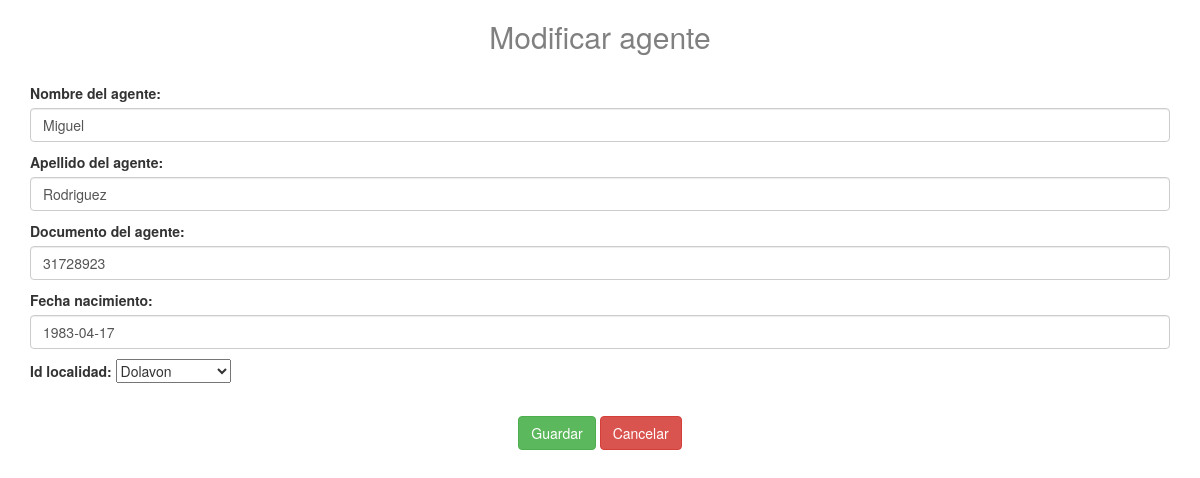
/pasajes/modificacionAgente/5/, run on an earlier commit of the app's database.
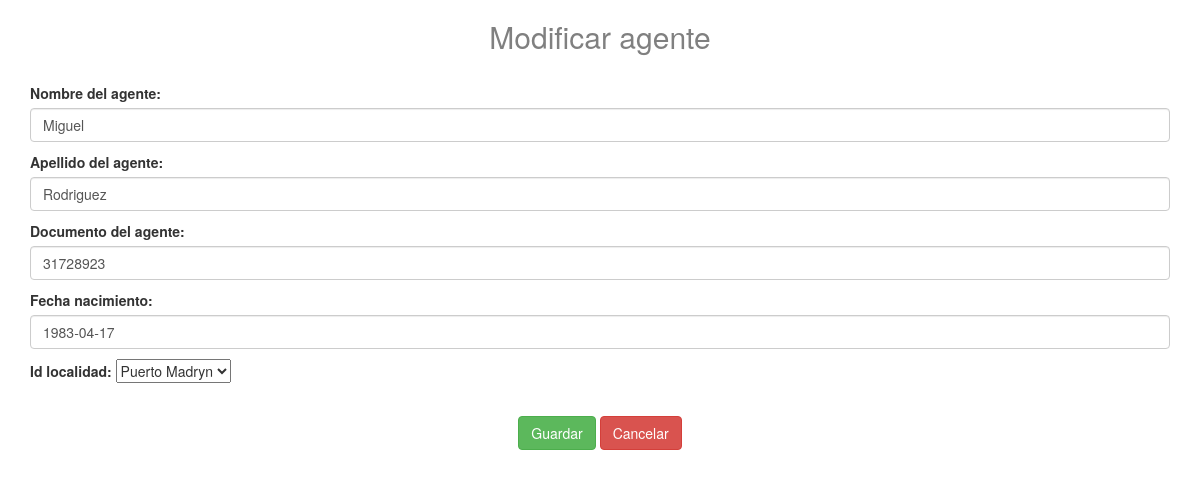
And on a later commit of the database.
### pasajes/models.py (models this page shows, shortened)
class Agente(models.Model):
	id=models.AutoField(unique=True,primary_key=True)
	nombre=models.CharField(max_length=200)
	apellido=models.CharField(max_length=200)
	documento=models.IntegerField(unique=True)
	fecha_nacimiento=models.DateField()
	id_localidad=models.ForeignKey(Localidad, on_delete=models.CASCADE)

class Localidad(models.Model):
	id=models.AutoField(unique=True,primary_key=True)
	nombre=models.CharField(max_length=200)
	def __str__(self):
		return self.nombre

### pasajes/views.py (the view)
# urls.py: path('modificacionAgente/<int:idAgente>/', views.modificacionAgente, name='modificacionAgente'),
def modificacionAgente(request,idAgente):
	agente=Agente.objects.get(id=idAgente)
	if(request.method == 'GET'):
		form=formularioAgente(instance=agente)
		titulo="Modificar agente"
	elif(request.method == "POST"):
		form=formularioAgente(request.POST, instance = agente)
		if(form.is_valid()):
			form.save()
			return redirect('agente')
	return render(request,'formularios/agente.html',{'form':form,'agente':agente,'titulo':titulo})

### pasajes/forms.py
class formularioAgente(forms.ModelForm):
	nombre = forms.CharField(max_length=100,label="Nombre del agente",
		widget = forms.TextInput(attrs = {'class': 'form-control'} ))
	apellido = forms.CharField(max_length=100,label="Apellido del agente",
		widget = forms.TextInput(attrs = {'class': 'form-control'} ))
	documento = forms.IntegerField(label="Documento del agente",
		widget = forms.NumberInput(attrs = {'class': 'form-control'} ))
	fecha_nacimiento=forms.DateField(label="Fecha nacimiento",
		widget = forms.DateInput(attrs = {'class' : 'form-control'}))
	class Meta:
		model=Agente
		exclude=['id']

### pasajes/templates/formularios/agente.html
{% extends "plantillaBase.html" %}
{% block contenido %}
	<center><h2 style="color:grey">{{titulo}}</h2></center>
	<br>
	<form action="" method="POST">{% csrf_token %}
		{{form.as_p}}
		<br>
		<center>
			<input type="submit" value="Guardar" class="btn btn-success">
			<a href="{% url 'agente' %}"  class="btn btn-danger">Cancelar</a>
		</center>
	</form>
{% endblock %}

What changed in the data, as far as the page shows it:
changed Agente "Rodriguez": id_localidad "Dolavon" → "Puerto Madryn"
